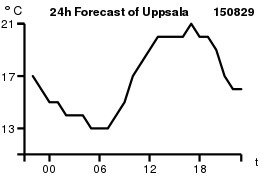
#> input picture current_weather.png, 264 x 176 px
$ python display_weather.py current_weather.png
#> lines starting #> are read from the running program, lines starting #| are printed output that depends on the picture
### EPD.py
# Copyright 2013-2015 Pervasive Displays, Inc.
#
# Licensed under the Apache License, Version 2.0 (the "License");
# you may not use this file except in compliance with the License.
# You may obtain a copy of the License at:
#
#   http:#www.apache.org/licenses/LICENSE-2.0
#
# Unless required by applicable law or agreed to in writing,
# software distributed under the License is distributed on an
# "AS IS" BASIS, WITHOUT WARRANTIES OR CONDITIONS OF ANY KIND, either
# express or implied.  See the License for the specific language
# governing permissions and limitations under the License.


from PIL import Image
from PIL import ImageOps
import re
import os


class EPDError(Exception):
    def __init__(self, value):
        self.value = value

    def __str__(self):
        return repr(self.value)


class EPD(object):

    """EPD E-Ink interface

to use:
  from EPD import EPD

  epd = EPD([path='/path/to/epd'], [auto=boolean])

  image = Image.new('1', epd.size, 0)
  # draw on image
  epd.clear()         # clear the panel
  epd.display(image)  # tranfer image data
  epd.update()        # refresh the panel image - not deeed if auto=true
"""


    PANEL_RE = re.compile('^([A-Za-z]+)\s+(\d+\.\d+)\s+(\d+)x(\d+)\s+COG\s+(\d+)\s+FILM\s+(\d+)\s*$', flags=0)

    def __init__(self, *args, **kwargs):
        self._epd_path = '/dev/epd'
        self._width = 200
        self._height = 96
        self._panel = 'EPD 2.0'
        self._cog = 0
        self._film = 0
        self._auto = False

        if len(args) > 0:
            self._epd_path = args[0]
        elif 'epd' in kwargs:
            self._epd_path = kwargs['epd']

        if ('auto' in kwargs) and kwargs['auto']:
            self._auto = True

        with open(os.path.join(self._epd_path, 'version')) as f:
            self._version = f.readline().rstrip('\n')

        with open(os.path.join(self._epd_path, 'panel')) as f:
            line = f.readline().rstrip('\n')
            m = self.PANEL_RE.match(line)
            if None == m:
                raise EPDError('invalid panel string')
            self._panel = m.group(1) + ' ' + m.group(2)
            self._width = int(m.group(3))
            self._height = int(m.group(4))
            self._cog = int(m.group(5))
            self._film = int(m.group(6))

        if self._width < 1 or self._height < 1:
            raise EPDError('invalid panel geometry')


    @property
    def size(self):
        return (self._width, self._height)

    @property
    def width(self):
        return self._width

    @property
    def height(self):
        return self._height

    @property
    def panel(self):
        return self._panel

    @property
    def version(self):
        return self._version

    @property
    def cog(self):
        return self._cog

    @property
    def film(self):
        return self._film

    @property
    def auto(self):
        return self._auto

    # [27 lines left out: functions auto, display, not called in this run]


    def update(self):
        self._command('U')

    def partial_update(self):
        self._command('P')

    def clear(self):
        self._command('C')

    def _command(self, c):
        with open(os.path.join(self._epd_path, 'command'), 'wb') as f:
            f.write(c)

### display_weather.py
# Copyright 2013-2015 Pervasive Displays, Inc.
#
# Licensed under the Apache License, Version 2.0 (the "License");
# you may not use this file except in compliance with the License.
# You may obtain a copy of the License at:
#
#   http:#www.apache.org/licenses/LICENSE-2.0
#
# Unless required by applicable law or agreed to in writing,
# software distributed under the License is distributed on an
# "AS IS" BASIS, WITHOUT WARRANTIES OR CONDITIONS OF ANY KIND, either
# express or implied.  See the License for the specific language
# governing permissions and limitations under the License.


import sys
import os
import time
from PIL import Image
from PIL import ImageOps
from EPD import EPD


def main(argv):
    """main program - display image"""

    # print('panel = {p:s} {w:d} x {h:d}  version={v:s} COG={g:d} FILM={f:d}'.format(p=epd.panel, w=epd.width, h=epd.height, v=epd.version, g=epd.cog, f=epd.film))

    # open image and convert to grayscale
    image = Image.open(sys.argv[1])
#> image is the input picture: PIL image 264x176 P; min 0, max 255, mean 240.8
    image = ImageOps.grayscale(image)
#> image: PIL image 264x176 L

    # convert to 8-bit format
    bw = image.convert("1", dither=Image.FLOYDSTEINBERG)
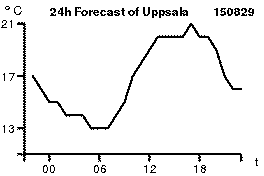
#> bw: PIL image 264x176 1; 94.5% white; black in thin lines or dots

    # display the image
    epd = EPD()
    epd.display(bw)
    epd.update()


# main
if "__main__" == __name__:
    if len(sys.argv) < 2:
        sys.exit('usage: {p:s} image-file'.format(p=sys.argv[0]))
#> (the run stopped early here; a loop or call above may not have finished)
